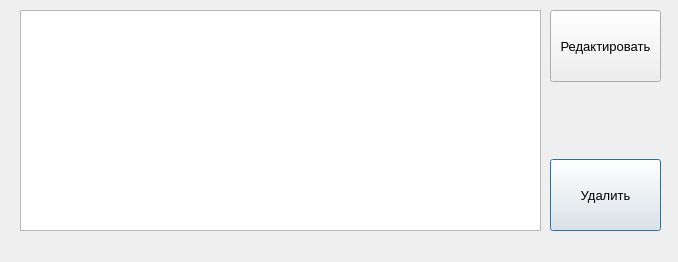
<?xml version="1.0" encoding="UTF-8"?>
<ui version="4.0">
 <class>AllWayBills</class>
 <widget class="QDialog" name="AllWayBills">
  <property name="windowModality">
   <enum>Qt::WindowModal</enum>
  </property>
  <property name="geometry">
   <rect>
    <x>0</x>
    <y>0</y>
    <width>678</width>
    <height>262</height>
   </rect>
  </property>
  <property name="windowTitle">
   <string>Dialog</string>
  </property>
  <property name="modal">
   <bool>true</bool>
  </property>
  <widget class="QTableView" name="tableView">
   <property name="geometry">
    <rect>
     <x>20</x>
     <y>10</y>
     <width>521</width>
     <height>221</height>
    </rect>
   </property>
   <property name="font">
    <font>
     <pointsize>10</pointsize>
    </font>
   </property>
   <property name="sortingEnabled">
    <bool>true</bool>
   </property>
  </widget>
  <widget class="QWidget" name="layoutWidget">
   <property name="geometry">
    <rect>
     <x>550</x>
     <y>10</y>
     <width>111</width>
     <height>221</height>
    </rect>
   </property>
   <layout class="QGridLayout" name="gridLayout">
    <item row="3" column="0">
     <widget class="QPushButton" name="deleteButton">
      <property name="sizePolicy">
       <sizepolicy hsizetype="Expanding" vsizetype="Expanding">
        <horstretch>0</horstretch>
        <verstretch>0</verstretch>
       </sizepolicy>
      </property>
      <property name="font">
       <font>
        <pointsize>10</pointsize>
       </font>
      </property>
      <property name="text">
       <string>Удалить</string>
      </property>
     </widget>
    </item>
    <item row="2" column="0">
     <spacer name="verticalSpacer">
      <property name="orientation">
       <enum>Qt::Vertical</enum>
      </property>
      <property name="sizeHint" stdset="0">
       <size>
        <width>20</width>
        <height>40</height>
       </size>
      </property>
     </spacer>
    </item>
    <item row="1" column="0">
     <widget class="QPushButton" name="editButton">
      <property name="sizePolicy">
       <sizepolicy hsizetype="Expanding" vsizetype="Expanding">
        <horstretch>0</horstretch>
        <verstretch>0</verstretch>
       </sizepolicy>
      </property>
      <property name="font">
       <font>
        <pointsize>10</pointsize>
       </font>
      </property>
      <property name="text">
       <string>Редактировать</string>
      </property>
     </widget>
    </item>
   </layout>
  </widget>
 </widget>
 <resources/>
 <connections/>
</ui>
